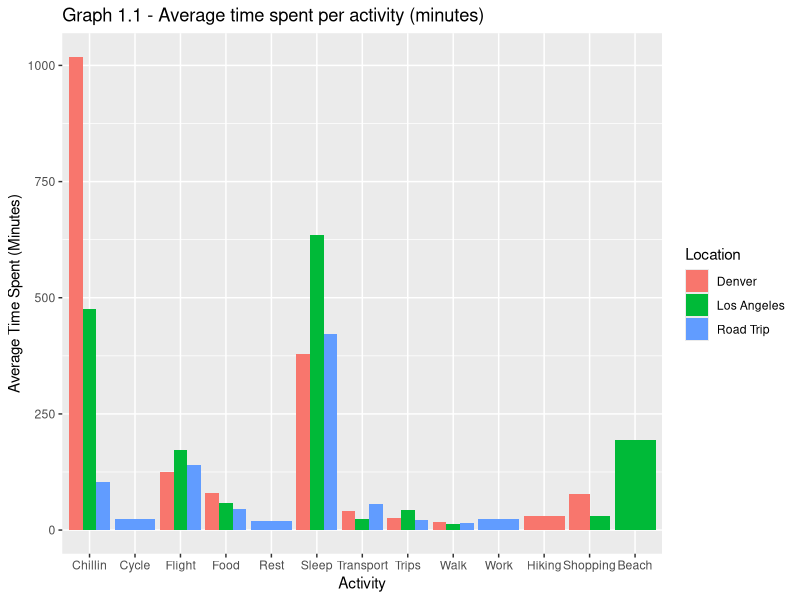
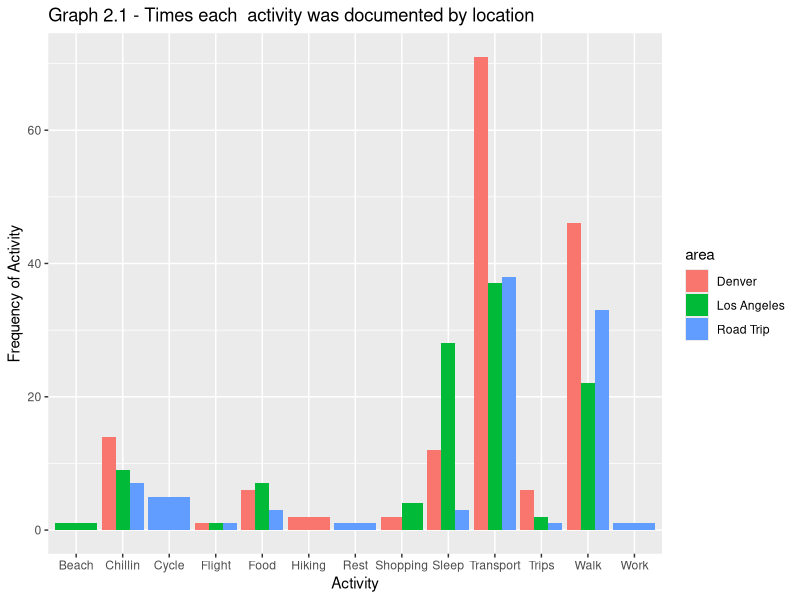

Source code (R) for these figures, in order:
## ---- chunk 1
knitr::opts_chunk$set(echo = TRUE)
## ---- chunk 2
#Setting up table and altering column titles
library(dplyr)
library(readr)
Log <- read_csv("Log.csv")
log = Log %>% filter (Log$START.TIME.LOCAL > "2020-08-15")
log$general.location = "Road Trip"
log$time.zone = "CDT"
Eastern = "EDT"
Central = "CDT"
Mountain = "MDT"
Pacific = "PDT"

#Adding time zone and location to table
logEast = log %>% filter (grepl(Eastern, log$START.TIME.LOCAL))
logEast$time.zone = "EDT"
logCentral =  log %>% filter (grepl(Central, log$START.TIME.LOCAL))
logCentral$time.zone = "CDT"
logRT = rbind(logEast, logCentral)
logDEN = log %>% filter (grepl(Mountain, log$START.TIME.LOCAL))
logDEN$time.zone = "MDT"
logLA = log %>% filter (grepl(Pacific, log$START.TIME.LOCAL))
logLA$time.zone = "PDT"

#Adding general location & combining tables
logRT$general.location = "Road Trip"
logDEN$general.location = "Denver"
logLA$general.location = "Los Angeles"
time.log = rbind (logRT, logDEN, logLA)
time.log = time.log %>% rename(activity = "NAME")
time.log = time.log %>% rename(time.seconds = "DURATION")
time.log = time.log %>% rename(time.minutes = "MINUTES")
## ---- chunk 3
library(ggplot2)
print("This visualization showcases my average time spent on activities in each location. While this isn't the best comparison of what I spent my time doing in each location, it shows a change in lifestyle as I spent more time at certain places.")

#Calculating average time spent per activity for each location.
print("Road trip:")
RT.time = tapply(logRT$MINUTES, logRT$NAME, mean)
RT.time
print("Denver:")
DEN.time = tapply(logDEN$MINUTES, logDEN$NAME, mean)
DEN.time
print("Los Angeles:")
LA.time = tapply(logLA$MINUTES, logLA$NAME, mean)
LA.time

#Changing from array to data frame, adding location.
RT.time = as.data.frame.table(RT.time, col.names=pop)
RT.time$Location = "Road Trip"

DEN.time = as.data.frame.table(DEN.time, col.names=pop)
DEN.time$Location = "Denver"

LA.time = as.data.frame.table(LA.time, col.names=pop)
LA.time$Location = "Los Angeles"

#Combining 3 separate data frames into one
time.table = rbind(RT.time, DEN.time, LA.time)
names(time.table) = c("Activity", "Average.Time.Spent", "Location")
time.table

#Creating bar graph, average time spent per activity
plot = ggplot(time.table, aes(fill=Location, x=Activity, y=Average.Time.Spent)) + geom_bar(stat="identity", position="dodge") + 
  labs(x="Activity", y="Average Time Spent (Minutes)", title = "Graph 1.1 - Average time spent per activity (minutes)")
plot
print("This graph shows how much time I spent, on average, for each activity listed throughout the different areas of my travels.")
## ---- chunk 4
library(ggplot2)

#Counting times each activity was documented by location
RT.tally = tally(group_by(logRT, NAME))
RT.tally$area = "Road Trip"
DEN.tally = tally(group_by(logDEN, NAME))
DEN.tally$area = "Denver"
LA.tally = tally(group_by(logLA, NAME))
LA.tally$area = "Los Angeles"

#Combining all 3 tables
tally = rbind(RT.tally, DEN.tally, LA.tally)

#Creating and printing graph
tally = ggplot(tally, aes(fill=area, x=NAME, y=n)) + geom_bar(stat="identity", position="dodge") + 
  labs(x="Activity", y="Frequency of Activity", title = "Graph 2.1 - Times each  activity was documented by location")
tally
print("This graph shows how many times I did each activity listed throughout the different areas of my travels.")
## ---- chunk 5
#Selecting most important columns from larger data table
present = subset(log, select = -c(3:5, 8, 10))
present
print("This table shows each instance of my location chaning enough that the app noticed it, and documented it as a different activity.")
